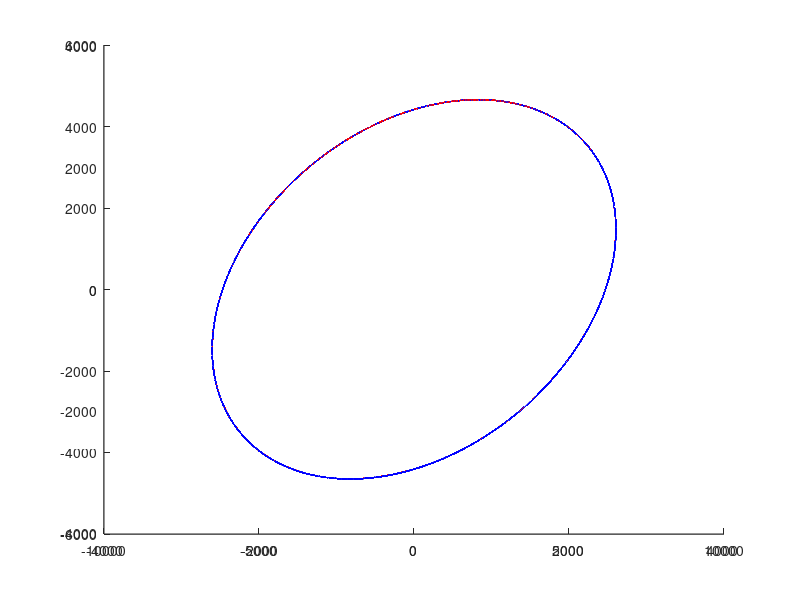

Here is the MATLAB script that generated this plot: (Note: this script raises an error after producing the figure.)
%=======================Rascal Senior Design===============================
%============================RCL-C-NAV3====================================
%=======================Author: Tom Moline=================================
%=====================Approval: Nate Richard===============================
%=====================Revision: - =========================================
%===============Last Edit Date: October 21, 2013===========================

%============================Summary=======================================
%This script plots the orbits of two spacecraft over a specified period of
%time, provided an inital relative velocity vector and relative position.

%============================Inputs========================================
% rd_ = Inital Relative Displacement Vector, [x;y;z] (km)
% vd_ = Initial Relative Velocity Vector, [vx;vy;vz] (km/s)
% r_=Inital Displacement Vector Relative to Earth Focal Point [x;y;z](km) 
% v_=Inital Velocity Vector Relative to Earth Focal Point [vx;vy;vz] (km/s)
% t = Time over Which to Plot Results
%
% Note: All variables with an underscore are vectors 
 

%===========================Outputs========================================
% Plot of orbits over a specified time

%==========================Begin Code======================================

clear
clc

%========================Define Constants==================================

mew = 398600; %Gravity Constant for Earth
re=6371; % Radius of Earth, km

%=========================Define Inital Conditions=========================

r_ = [3212.59    4572    -3877.23]; % km
v_ = [-6.379    1.003    -4.106]; % km/s
dr_=[0 0 0]; %km
dv_=[0.0005 0 0]; %km/s

%==========================Create Spacecraft Points========================

target=hgtransform;
chaser=hgtransform;
border = 1.25*r_(1);
axis([-border border -border border -border border])
view(0,0)
a=axes;
[xSphere ySphere zSphere] = sphere;

Target=surface('xdata',xSphere*4,'ydata',ySphere*4,'zdata',zSphere*4,...
    'facecolor','b','edgecolor','none','parent',target);
Chaser=surface('xdata',xSphere*4,'ydata',ySphere*4,'zdata',zSphere*4,...
    'facecolor','r','edgecolor','none','parent',chaser);

for i=1:3
    r_(2,i)=r_(1,i)+dr_(1,i);
    v_(2,i)=v_(1,i)+dv_(1,i);
end

%======================Find Period of Orbit================================
for i=1:2
    r(i) = sqrt( r_(i,1)^2+r_(i,2)^2+r_(i,3)^2);
    a(i)= r(i)/(2-((r(i)*(v_(i,1)^2+v_(i,2)^2+v_(i,3)^2))/mew));
    T(i)=(2*pi)/sqrt(mew)*a(i)^(3/2);
    t(i)=T(i)/1000;
end

for i=1:2
%===================Find Specific Momentum Vector==========================
    tempr_=[r_(i,1) r_(i,2) r_(i,3)];
    tempv_=[v_(i,1) v_(i,2) v_(i,3)];
    v(i)=sqrt(dot(tempv_,tempv_));
    htemp_ = cross(tempr_,tempv_);
    h(i) = sqrt(dot(htemp_,htemp_));
%========================Find Eccentricity=================================
    tempe_ = (1/mew)*((v(i)^2-(mew/r(i)))*tempr_-dot(tempr_,tempv_)*tempv_);
    e(i)=sqrt(dot(tempe_,tempe_));
%===========================Find Semi-Major Axis===========================
    tempN_ = cross([0 0 1], htemp_);
    N(i) = sqrt(dot(tempN_,tempN_));

%========================Find Argument of Perigee==========================
    if(tempe_(3) < 0)
        w(i)=2*pi() - w;
    else
        w(i) = acos(dot(tempN_,tempe_)/(N(i)*e(i)));
    end

%=========================Find True Anomaly================================
    theta(i)= acos(dot(tempe_,tempr_)/(e(i)*r(i)));
    if (theta < 0)
        theta(i) = 2*pi-theta;
    else
        theta(i)=theta(i);
    end
%===========================Find Inclination===============================
    inc(i) = acos( htemp_(3) / h(i));
%===============Find Longitude of Ascending Node===========================
    if( tempN_(2) < 0)
        omega(i) = 2*pi - acos(tempN_(1)/N(i));
    else
        omega(i) = acos(tempN_(1)/N(i));
    end

%========================Find Mean Anomaly=================================
    Mnot(i) = 2*atan(sqrt((1-e(i))/(1+e(i)))*tan(theta(i)/2))-(e(i)*sqrt(1-e(i)^2)*sin(theta(i)))/(1+e(i)*cos(theta(i)));
    Enot(i) = acos((e(i)+cos(theta(i)))/(1+e(i)*cos(theta(i))));
    E=Enot(i);
    M=Mnot(i);
    
%=========================Create Perifocal Transformation Matrix===========
    QXx_=[-sin(omega(i))*cos(inc(i))*sin(w(i))+cos(omega(i))*cos(w(i)), cos(omega(i))*cos(inc(i))*sin(w(i))+sin(omega(i))*cos(w(i)), sin(inc(i))*sin(w(i));...
            -sin(omega(i))*cos(inc(i))*cos(w(i))-cos(omega(i))*sin(w(i)), cos(omega(i))*cos(inc(i))*cos(w(i))-sin(omega(i))*sin(w(i)), sin(inc(i))*cos(w(i));...
            sin(omega(i))*sin(inc(i)), -cos(omega(i))*sin(inc(i)), cos(inc(i))];
    
%===========================Create Geocentric Transformation Matrix========
    QxX_=[-sin(omega(i))*cos(inc(i))*sin(w(i))+cos(omega(i))*cos(w(i)), -sin(omega(i))*cos(inc(i))*cos(w(i))-cos(omega(i))*sin(w(i)), sin(omega(i))*sin(inc(i));...
            cos(omega(i))*cos(inc(i))*sin(w(i))+sin(omega(i))*cos(w(i)), cos(omega(i))*cos(inc(i))*cos(w(i))-sin(omega(i))*sin(w(i)), -cos(omega(i))*sin(inc(i));...
            sin(w(i))*sin(inc(i)), cos(w(i))*sin(inc(i)), cos(inc(i))];
    

    for k=1:T(1)/2
%========================Find Eccentric Anomaly============================
        E_ratio=1;
        M = M + sqrt(mew/a(i)^3)*(t(i));
        if M<pi
            E=M+e/2;
        else
            E=M-e/2; 
        end
    
        while E_ratio>10^-8
            E_new=E-e(i)*sin(E)-M;
            E_prime=1-e(i)*cos(E);
            E_ratio=E_new/E_prime;
            E=E-E_ratio;
        end
        thetatemp=2*atan(sqrt((1+e(i))/(1-e(i)))*tan(E(1)/2));
        rp_=(h(i)^2/mew)*(1/(1+e(i)*cos(thetatemp)))*[cos(thetatemp);sin(thetatemp);0];
        vp_=(mew/h(i))*[-sin(thetatemp);e(i)+cos(thetatemp);0];

%==============================Define Perifocal Quantities=================
        r_temp=QxX_*rp_;
        v_temp=QxX_*vp_;
    
        rtemp_=r_temp.';
        vtemp_=v_temp.';
    
        x(i,k)=rtemp_(1);
        y(i,k)=rtemp_(2);
        z(i,k)=rtemp_(3);
    end
end

%cc=jet(2);
satellite=['Target';'Chaser'];

tstep= 1;

for j=1:tstep:T(1)
        b=round(1+j*t/tstep);
        %set(Target,'matrix',makehgtform('translate',x(1,b),y(1,b),z(1,b)));
        %set(Chaser,'matrix',makehgtform('translate',x(2,b),y(2,b),z(2,b)));
        line(x(1,1:b),y(1,1:b),z(1,1:b),'color','b')
        line(x(2,1:b),y(2,1:b),z(2,1:b),'color','r')
        drawnow
    legendinfo{i}=[satellite(i,:) ' Satellite Orbit for Initial Relative Velocity of ' num2str(dv_(1)*100000) 'cm/s in x Direction'];
end

legend(legendinfo)
xlabel('X Position (km)')
ylabel('Y Position (km)')
zlabel('Z Position (km)')
